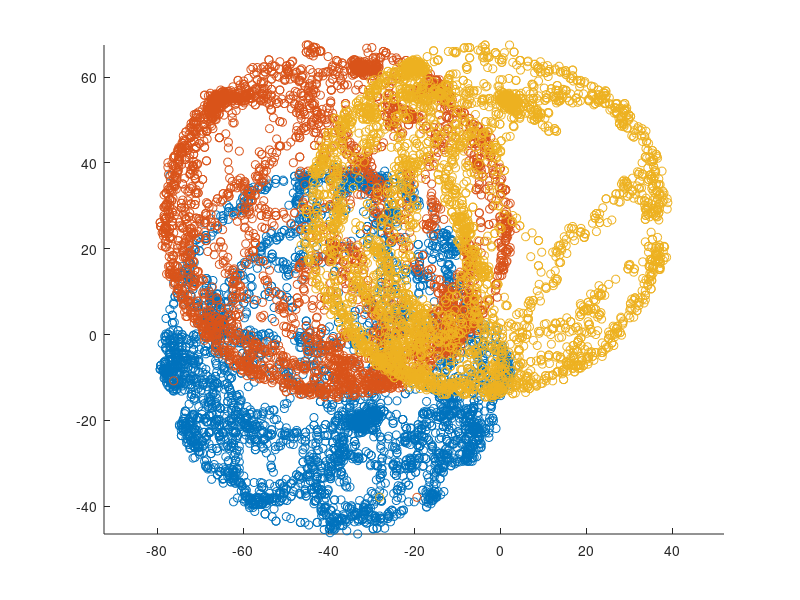
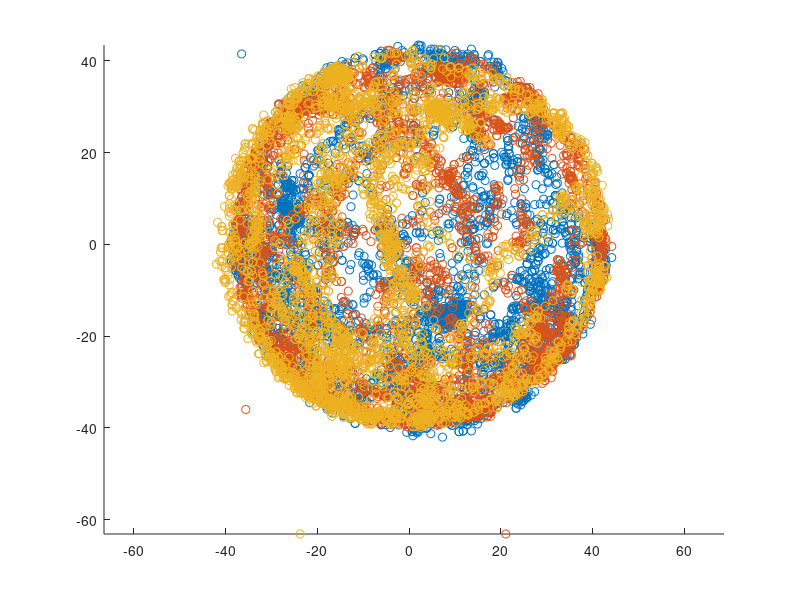

These figures' MATLAB source, in order:
clc
clear
close all
data = load('magnoOffset.txt');
figure(1)
scatter(data(:,1),data(:,2));
hold on
scatter(data(:,1),data(:,3));
scatter(data(:,2),data(:,3));
 axis equal

meanX=mean(data(:,1));
meanY=mean(data(:,2));
meanZ=mean(data(:,3));

data(:,1) = data(:,1) -meanX;
data(:,2) = data(:,2) -meanY-5;
data(:,3) = data(:,3) -(meanZ);
figure(2)
scatter(data(:,1),data(:,2));
hold on
scatter(data(:,1),data(:,3));
scatter(data(:,2),data(:,3));
 axis equal